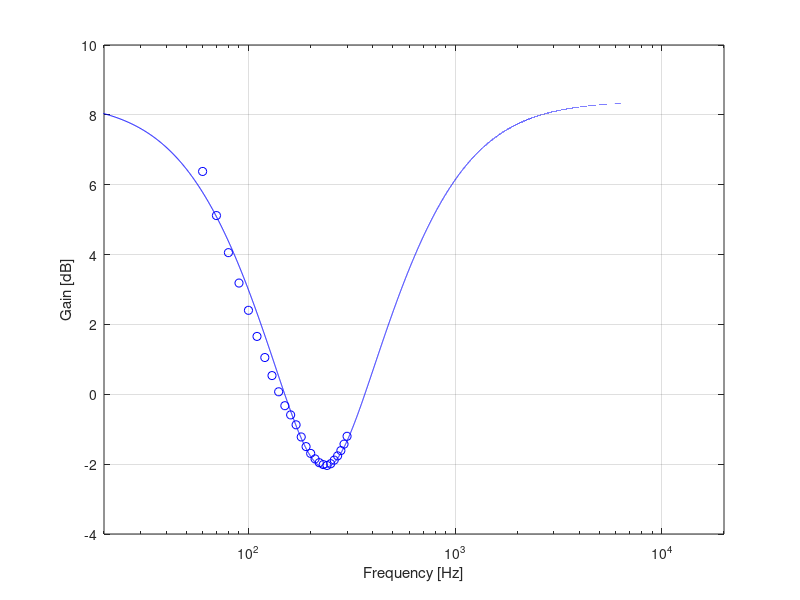

Reproduce this figure in MATLAB.

clear all
load('G03.mat')


amplitude1 = master.reg.S_40_40.deltaLpc;
f=[60:10:300];


p_gain             = polyfit(f,amplitude1',2);


fr=[60:1:410];
full_filter_gain  = (polyval(p_gain,fr));

filter = -full_filter_gain+full_filter_gain(175-60)-1;
org = -amplitude1+full_filter_gain(175-60)-1;

filter_gain = [ ones(1,59)*org(1) filter ones(1,50)*org(1)];

f_full = [1:1:length(filter_gain)];

p_gain             = polyfit(f_full,filter_gain,15);




frz = [1:1:460];

%plot(frz,filter_gain)
figure
%semilogx(-((polyval(p_gain,f_full))+8.5+2),'b--')
%hold on
set(gca,'XGrid','on'); 
set(gca,'YGrid','on'); 
%semilogx(f,-(-amplitude1+full_filter_gain(175-60)-1+8.5+2),'o','color','b')
semilogx(f,amplitude1,'o','color','b')
hold on
 ylabel('Gain [dB]')
 xlabel('Frequency [Hz]')

set(gca,'XGrid','on')
set(gca,'YGrid','on')
%yyaxis right

slope = (full_filter_gain(11)-full_filter_gain(1))/(log10(fr(11))-log10(fr(1)))

% Polynomia for estimate the gaine and phase of the filter.

% bandwidth = 341 Hz - 128 hz

%for k=1:1:10000
%h_boost(k) = (1+(((omega_0/Q*s(k))/(s(k)^2+omega_0/Q*s(k)+omega_0^2))*2.3));
%end

%bandwidth = (341-128*1.1878)*1.3175;
%omega_0 = 234-0;

bandwidth = 2*pi*(213+40)
omega_0 = 2*pi*234
gain = 10^((8.5+2)/20)
in_gain = 10^((8.4)/20)

%bandwidth = 2*pi*(213+40)
%omega_0 = 2*pi*234
%gain = 10^(7.2/20)

Q = omega_0/bandwidth;

omega = [1:1:100000];
s = i.*omega;



for k=1:1:100000
h_cut(k) = in_gain*((((s(k)^2+omega_0/Q*s(k)+omega_0^2)/(s(k)^2+omega_0/Q*s(k)*(gain)+omega_0^2))));
end

abs_h = abs(h_cut);
%semilogx(abs_h)


db_abs_h = 20*log10(abs_h);

x = [1:1:100000]/(2*pi);

semilogx(x,db_abs_h,'color','b')


xlim([20 20000])
